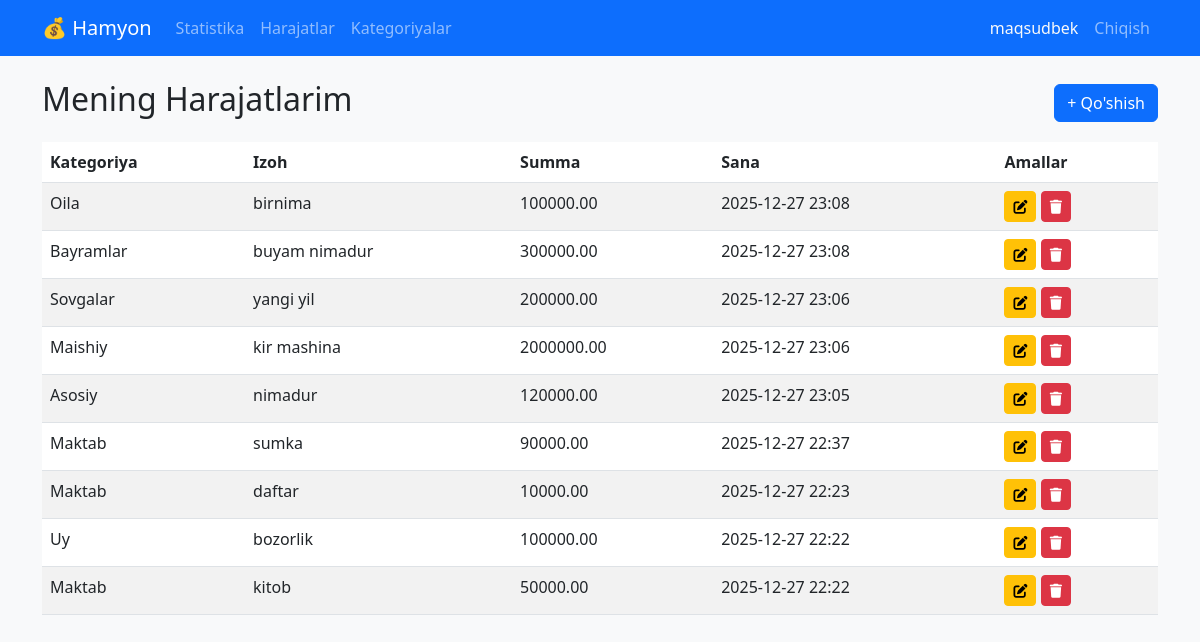
/home/ (signed in), run on the app's committed database.
### accounts/models.py (models this page shows)
class CustomUser(AbstractUser):
    created_at = models.DateTimeField(auto_now_add=True)

### main/models.py (models this page shows, shortened)
class Expense(models.Model):
    user = models.ForeignKey(CustomUser, on_delete=models.CASCADE, related_name='expenses')
    category = models.ForeignKey(Category, on_delete=models.CASCADE, related_name='expenses')
    amount = models.DecimalField(max_digits=12, decimal_places=2)
    description = models.TextField()
    created_at = models.DateTimeField(auto_now_add=True)

class Category(models.Model):
    name = models.CharField(max_length=100)
    user = models.ForeignKey(CustomUser, on_delete=models.CASCADE, related_name='categories')

### main/views.py (the view)
# urls.py: 2. Add a URL to urlpatterns:  path('', views.home, name='home')
@login_required
def home(request):
    expenses = Expense.objects.filter(user=request.user).order_by('-created_at')
    return render(request, 'home.html', {'expenses':expenses})

### templates/home.html
{% extends 'base.html' %}
{% block content %}
<div class="d-flex justify-content-between align-items-center mb-3">
    <h2>Mening Harajatlarim</h2>
    <a href="{% url 'expense_create' %}" class="btn btn-primary">+ Qo'shish</a>
</div>
<table class="table table-striped table-hover">
    <thead>
        <tr>
            <th>Kategoriya</th>
            <th>Izoh</th>
            <th>Summa</th>
            <th>Sana</th>
            <th>Amallar</th>
        </tr>
    </thead>
    <tbody>
        {% for expense in expenses %}
        <tr>
            <td>{{ expense.category.name }}</td>
            <td>{{ expense.description }}</td>
            <td>{{ expense.amount }}</td>
            <td>{{ expense.created_at|date:"Y-m-d H:i" }}</td>
            <td>
                <a href="{% url 'expense_update' expense.pk %}" class="btn btn-sm btn-warning"><i class="fas fa-edit"></i></a>
                <a href="{% url 'expense_delete' expense.pk %}" class="btn btn-sm btn-danger"><i class="fas fa-trash"></i></a>
            </td>
        </tr>
        {% endfor %}
    </tbody>
</table>
{% endblock %}

### templates/base.html (shortened to what this page needs)
<!DOCTYPE html>
<html lang="uz">
<head>
    <link href="https://cdn.jsdelivr.net/npm/bootstrap@5.3.0/dist/css/bootstrap.min.css" rel="stylesheet">
    <link rel="stylesheet" href="https://cdnjs.cloudflare.com/ajax/libs/font-awesome/6.0.0/css/all.min.css">
</head>
<body class="bg-light">
<nav class="navbar navbar-expand-lg navbar-dark bg-primary mb-4">
  <div class="container">
    <a class="navbar-brand" href="{% url 'dashboard' %}">💰 Hamyon</a>
    <div class="collapse navbar-collapse" id="navbarNav">
      {% if user.is_authenticated %}
      <ul class="navbar-nav me-auto">
        <li class="nav-item"><a class="nav-link" href="{% url 'dashboard' %}">Statistika</a></li>
        <li class="nav-item"><a class="nav-link" href="{% url 'home' %}">Harajatlar</a></li>
        <li class="nav-item"><a class="nav-link" href="{% url 'categories' %}">Kategoriyalar</a></li>
      </ul>
      <ul class="navbar-nav ms-auto">
        <li class="nav-item"><span class="nav-link text-light">{{ user.username }}</span></li>
        <li class="nav-item">
            <form action="{% url 'logout' %}" method="post">
                <button type="submit" class="btn btn-link nav-link">Chiqish</button>
            </form>
        </li>
      </ul>
      {% else %}
      <ul class="navbar-nav ms-auto">
        <li class="nav-item"><a class="nav-link" href="{% url 'login' %}">Kirish</a></li>
        <li class="nav-item"><a class="nav-link" href="{% url 'signup' %}">Ro'yxatdan o'tish</a></li>
      </ul>
      {% endif %}
    </div>
  </div>
</nav>
<div class="container">
    {% block content %}
    {% endblock %}
</div>
</body>
</html>

### data on the page
CustomUser: username "maqsudbek"
Expense: category.name "Oila", description "birnima", amount "100000.00", created_at "2025-12-27 23:08"
Expense: category.name "Bayramlar", description "buyam nimadur", amount "300000.00", created_at "2025-12-27 23:08"
Expense: category.name "Sovgalar", description "yangi yil", amount "200000.00", created_at "2025-12-27 23:06"
Expense: category.name "Maishiy", description "kir mashina", amount "2000000.00", created_at "2025-12-27 23:06"
Expense: category.name "Asosiy", description "nimadur", amount "120000.00", created_at "2025-12-27 23:05"
Expense: category.name "Maktab", description "sumka", amount "90000.00", created_at "2025-12-27 22:37"
Expense: category.name "Maktab", description "daftar", amount "10000.00", created_at "2025-12-27 22:23"
Expense: category.name "Uy", description "bozorlik", amount "100000.00", created_at "2025-12-27 22:22"
Expense: category.name "Maktab", description "kitob", amount "50000.00", created_at "2025-12-27 22:22"
